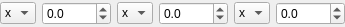
<?xml version="1.0" encoding="UTF-8"?>
<ui version="4.0">
 <class>EulerWidget</class>
 <widget class="QWidget" name="EulerWidget">
  <property name="geometry">
   <rect>
    <x>0</x>
    <y>0</y>
    <width>345</width>
    <height>27</height>
   </rect>
  </property>
  <property name="windowTitle">
   <string>Form</string>
  </property>
  <layout class="QHBoxLayout" name="horizontalLayout">
   <property name="sizeConstraint">
    <enum>QLayout::SetDefaultConstraint</enum>
   </property>
   <property name="leftMargin">
    <number>0</number>
   </property>
   <property name="topMargin">
    <number>0</number>
   </property>
   <property name="rightMargin">
    <number>0</number>
   </property>
   <property name="bottomMargin">
    <number>0</number>
   </property>
   <item>
    <widget class="QComboBox" name="a1">
     <property name="sizePolicy">
      <sizepolicy hsizetype="Fixed" vsizetype="Fixed">
       <horstretch>0</horstretch>
       <verstretch>0</verstretch>
      </sizepolicy>
     </property>
     <item>
      <property name="text">
       <string>x</string>
      </property>
     </item>
     <item>
      <property name="text">
       <string>y</string>
      </property>
     </item>
     <item>
      <property name="text">
       <string>z</string>
      </property>
     </item>
    </widget>
   </item>
   <item>
    <widget class="QDoubleSpinBox" name="e1">
     <property name="decimals">
      <number>1</number>
     </property>
     <property name="minimum">
      <double>-360.000000000000000</double>
     </property>
     <property name="maximum">
      <double>360.000000000000000</double>
     </property>
    </widget>
   </item>
   <item>
    <widget class="QComboBox" name="a2">
     <property name="sizePolicy">
      <sizepolicy hsizetype="Fixed" vsizetype="Fixed">
       <horstretch>0</horstretch>
       <verstretch>0</verstretch>
      </sizepolicy>
     </property>
     <item>
      <property name="text">
       <string>x</string>
      </property>
     </item>
     <item>
      <property name="text">
       <string>y</string>
      </property>
     </item>
     <item>
      <property name="text">
       <string>z</string>
      </property>
     </item>
    </widget>
   </item>
   <item>
    <widget class="QDoubleSpinBox" name="e2">
     <property name="decimals">
      <number>1</number>
     </property>
     <property name="minimum">
      <double>-360.000000000000000</double>
     </property>
     <property name="maximum">
      <double>360.000000000000000</double>
     </property>
    </widget>
   </item>
   <item>
    <widget class="QComboBox" name="a3">
     <property name="sizePolicy">
      <sizepolicy hsizetype="Fixed" vsizetype="Fixed">
       <horstretch>0</horstretch>
       <verstretch>0</verstretch>
      </sizepolicy>
     </property>
     <item>
      <property name="text">
       <string>x</string>
      </property>
     </item>
     <item>
      <property name="text">
       <string>y</string>
      </property>
     </item>
     <item>
      <property name="text">
       <string>z</string>
      </property>
     </item>
    </widget>
   </item>
   <item>
    <widget class="QDoubleSpinBox" name="e3">
     <property name="decimals">
      <number>1</number>
     </property>
     <property name="minimum">
      <double>-360.000000000000000</double>
     </property>
     <property name="maximum">
      <double>360.000000000000000</double>
     </property>
    </widget>
   </item>
  </layout>
 </widget>
 <resources/>
 <connections/>
</ui>
